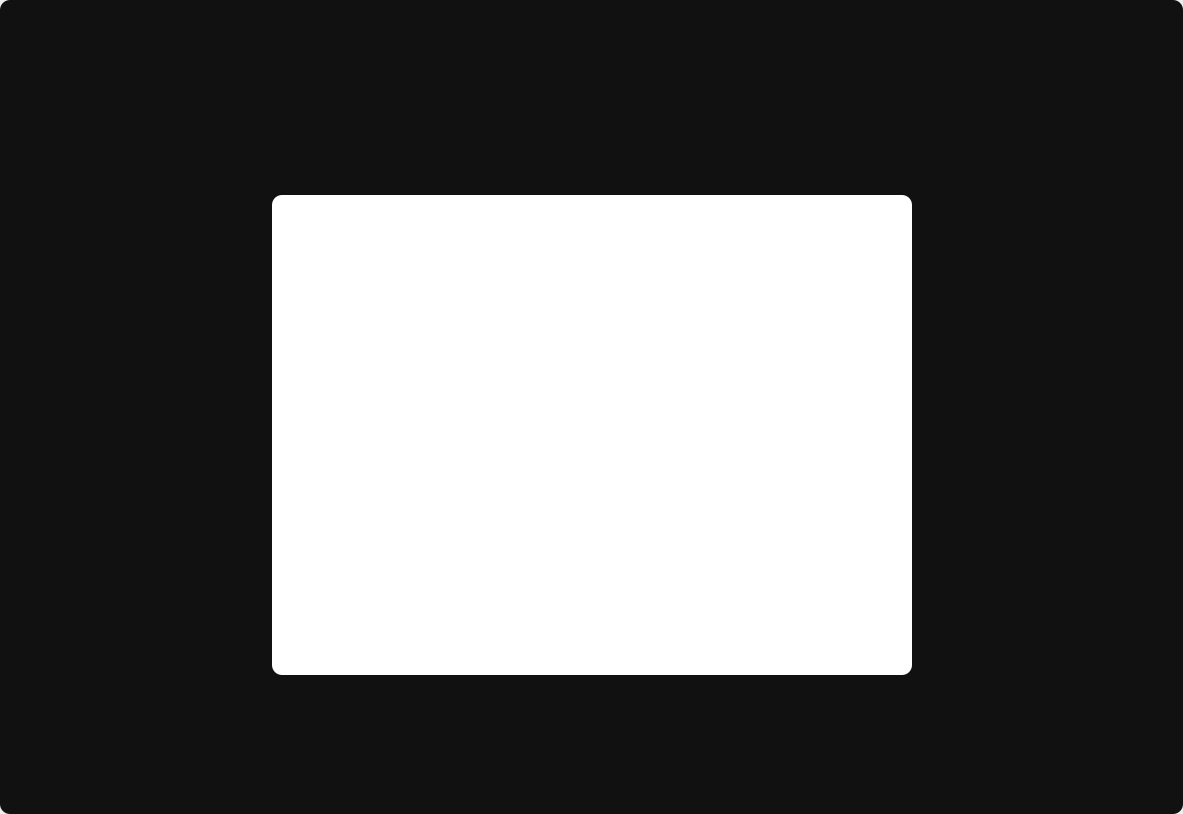
<?xml version="1.0" encoding="UTF-8"?>
<ui version="4.0">
 <class>MainWindow</class>
 <widget class="QMainWindow" name="MainWindow">
  <property name="geometry">
   <rect>
    <x>0</x>
    <y>0</y>
    <width>1183</width>
    <height>814</height>
   </rect>
  </property>
  <property name="windowTitle">
   <string>MainWindow</string>
  </property>
  <widget class="QWidget" name="centralwidget">
   <layout class="QHBoxLayout" name="horizontalLayout">
    <property name="spacing">
     <number>0</number>
    </property>
    <property name="leftMargin">
     <number>0</number>
    </property>
    <property name="topMargin">
     <number>0</number>
    </property>
    <property name="rightMargin">
     <number>0</number>
    </property>
    <property name="bottomMargin">
     <number>0</number>
    </property>
    <item>
     <widget class="QFrame" name="frame">
      <property name="styleSheet">
       <string notr="true">background-color: rgb(17,17,17);
border-radius: 10px;</string>
      </property>
      <property name="frameShape">
       <enum>QFrame::StyledPanel</enum>
      </property>
      <property name="frameShadow">
       <enum>QFrame::Raised</enum>
      </property>
      <layout class="QVBoxLayout" name="verticalLayout">
       <item>
        <widget class="QFrame" name="frame_superior">
         <property name="minimumSize">
          <size>
           <width>0</width>
           <height>50</height>
          </size>
         </property>
         <property name="maximumSize">
          <size>
           <width>16777215</width>
           <height>50</height>
          </size>
         </property>
         <property name="styleSheet">
          <string notr="true">QFrame{
background-color: rgb(17,17,17);
}

QPushButton{
border-radius:18px;
background-color: rgb(17, 17, 17);
}

QPushButton:hover{
background-color: rgb(44,44,44);
}</string>
         </property>
         <property name="frameShape">
          <enum>QFrame::StyledPanel</enum>
         </property>
         <property name="frameShadow">
          <enum>QFrame::Raised</enum>
         </property>
         <layout class="QHBoxLayout" name="horizontalLayout_2">
          <property name="spacing">
           <number>10</number>
          </property>
          <property name="leftMargin">
           <number>0</number>
          </property>
          <property name="topMargin">
           <number>0</number>
          </property>
          <property name="rightMargin">
           <number>0</number>
          </property>
          <property name="bottomMargin">
           <number>0</number>
          </property>
          <item>
           <spacer name="horizontalSpacer">
            <property name="orientation">
             <enum>Qt::Horizontal</enum>
            </property>
            <property name="sizeHint" stdset="0">
             <size>
              <width>966</width>
              <height>20</height>
             </size>
            </property>
           </spacer>
          </item>
          <item>
           <widget class="QPushButton" name="pushButton_4">
            <property name="minimumSize">
             <size>
              <width>38</width>
              <height>38</height>
             </size>
            </property>
            <property name="maximumSize">
             <size>
              <width>38</width>
              <height>38</height>
             </size>
            </property>
            <property name="text">
             <string/>
            </property>
            <property name="icon">
             <iconset>
              <normaloff>icons/minus (2).svg</normaloff>icons/minus (2).svg</iconset>
            </property>
            <property name="iconSize">
             <size>
              <width>36</width>
              <height>36</height>
             </size>
            </property>
           </widget>
          </item>
          <item>
           <widget class="QPushButton" name="pushButton_3">
            <property name="minimumSize">
             <size>
              <width>38</width>
              <height>38</height>
             </size>
            </property>
            <property name="maximumSize">
             <size>
              <width>38</width>
              <height>38</height>
             </size>
            </property>
            <property name="text">
             <string/>
            </property>
            <property name="icon">
             <iconset>
              <normaloff>icons/chevrons-up (1).svg</normaloff>icons/chevrons-up (1).svg</iconset>
            </property>
            <property name="iconSize">
             <size>
              <width>36</width>
              <height>36</height>
             </size>
            </property>
           </widget>
          </item>
          <item>
           <widget class="QPushButton" name="pushButton_2">
            <property name="minimumSize">
             <size>
              <width>38</width>
              <height>38</height>
             </size>
            </property>
            <property name="maximumSize">
             <size>
              <width>38</width>
              <height>38</height>
             </size>
            </property>
            <property name="text">
             <string/>
            </property>
            <property name="icon">
             <iconset>
              <normaloff>icons/chevrons-down (1).svg</normaloff>icons/chevrons-down (1).svg</iconset>
            </property>
            <property name="iconSize">
             <size>
              <width>36</width>
              <height>36</height>
             </size>
            </property>
           </widget>
          </item>
          <item>
           <widget class="QPushButton" name="pushButton">
            <property name="minimumSize">
             <size>
              <width>38</width>
              <height>38</height>
             </size>
            </property>
            <property name="maximumSize">
             <size>
              <width>38</width>
              <height>38</height>
             </size>
            </property>
            <property name="text">
             <string/>
            </property>
            <property name="icon">
             <iconset>
              <normaloff>icons/x (2).svg</normaloff>icons/x (2).svg</iconset>
            </property>
            <property name="iconSize">
             <size>
              <width>36</width>
              <height>36</height>
             </size>
            </property>
           </widget>
          </item>
         </layout>
        </widget>
       </item>
       <item>
        <widget class="QFrame" name="frame_contenido">
         <property name="frameShape">
          <enum>QFrame::StyledPanel</enum>
         </property>
         <property name="frameShadow">
          <enum>QFrame::Raised</enum>
         </property>
         <layout class="QHBoxLayout" name="horizontalLayout_4">
          <item>
           <spacer name="horizontalSpacer_2">
            <property name="orientation">
             <enum>Qt::Horizontal</enum>
            </property>
            <property name="sizeHint" stdset="0">
             <size>
              <width>240</width>
              <height>20</height>
             </size>
            </property>
           </spacer>
          </item>
          <item>
           <widget class="QFrame" name="frame_2">
            <property name="minimumSize">
             <size>
              <width>640</width>
              <height>480</height>
             </size>
            </property>
            <property name="maximumSize">
             <size>
              <width>640</width>
              <height>480</height>
             </size>
            </property>
            <property name="frameShape">
             <enum>QFrame::StyledPanel</enum>
            </property>
            <property name="frameShadow">
             <enum>QFrame::Raised</enum>
            </property>
            <layout class="QHBoxLayout" name="horizontalLayout_3">
             <property name="spacing">
              <number>0</number>
             </property>
             <property name="leftMargin">
              <number>0</number>
             </property>
             <property name="topMargin">
              <number>0</number>
             </property>
             <property name="rightMargin">
              <number>0</number>
             </property>
             <property name="bottomMargin">
              <number>0</number>
             </property>
             <item>
              <widget class="QLabel" name="label">
               <property name="styleSheet">
                <string notr="true">background-color: rgb(255, 255, 255);</string>
               </property>
               <property name="text">
                <string/>
               </property>
              </widget>
             </item>
            </layout>
           </widget>
          </item>
          <item>
           <spacer name="horizontalSpacer_3">
            <property name="orientation">
             <enum>Qt::Horizontal</enum>
            </property>
            <property name="sizeHint" stdset="0">
             <size>
              <width>239</width>
              <height>20</height>
             </size>
            </property>
           </spacer>
          </item>
         </layout>
        </widget>
       </item>
      </layout>
     </widget>
    </item>
   </layout>
  </widget>
 </widget>
 <resources/>
 <connections/>
</ui>
